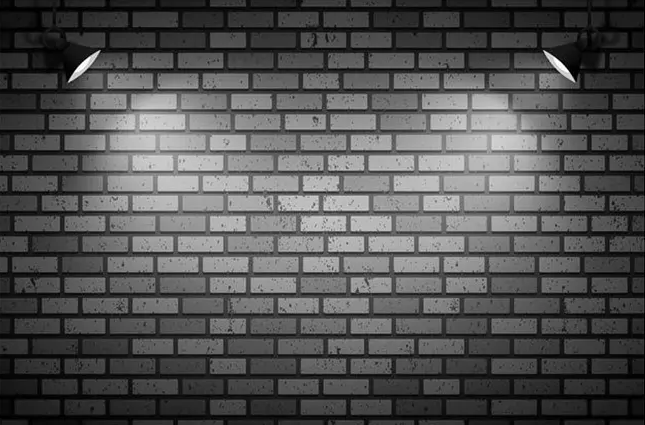
#> input picture Shading Correction (Spatial Domain)/wall_image.png, 645 x 425 px
$ python 'Shading Correction.py'
#> lines starting #> are read from the running program, lines starting #| are printed output that depends on the picture
# -*- coding: utf-8 -*-
"""Untitled1.ipynb

Automatically generated by Colab.

Original file is located at
    https://colab.research.google.com/drive/1D_53Q96toFwWrDPw81SiIYc4HPMErMc6
"""

import cv2
import numpy as np
import matplotlib.pyplot as plt

# Load the image (grayscale for simplicity)
image = cv2.imread('wall_image.png', cv2.IMREAD_GRAYSCALE)
#> image: shape (425, 645); min 0, max 255, mean 81.5

# Step 1: Estimate the shading using a Gaussian blur
kernel_size = (511, 511)  # Must be an odd number
sigma = 128  # Standard deviation of the Gaussian blur
shading_estimate = cv2.GaussianBlur(image, kernel_size, sigma)
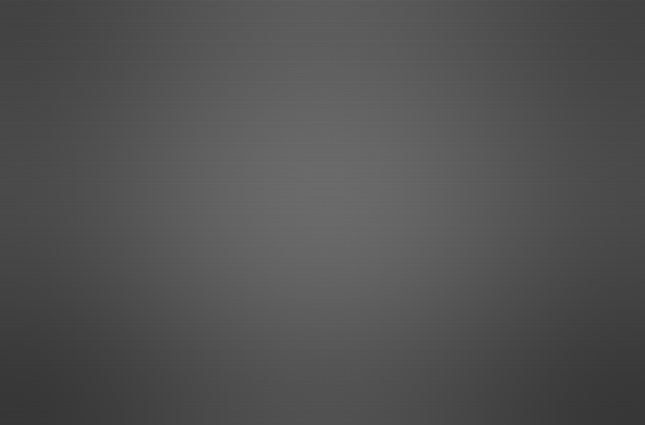
#> shading_estimate: shape (425, 645); min 54, max 107, mean 81.7

# Step 2: Normalize the image by dividing by shading estimate
normalized_image = cv2.divide(image.astype(np.float32), shading_estimate.astype(np.float32))
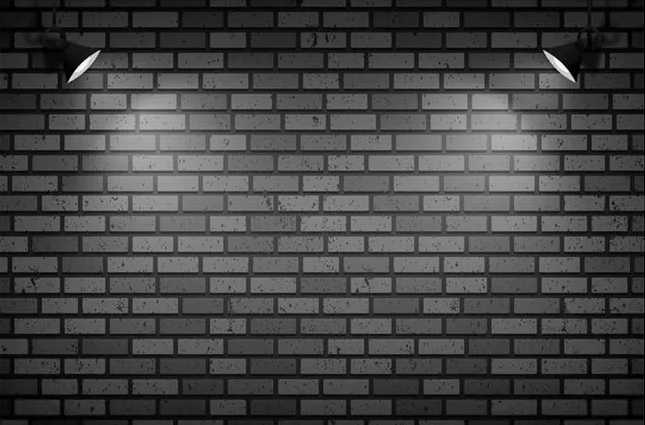
#> normalized_image: shape (425, 645) float32; min 0, max 3.54, mean 0.959; drawn with min black and max white

# Step 3: Rescale intensities to 0-255
normalized_image = cv2.normalize(normalized_image, None, 0, 255, cv2.NORM_MINMAX).astype(np.uint8)

# Display results
plt.figure(figsize=(10,5))
plt.subplot(1,3,1), plt.imshow(image, cmap='gray'), plt.title("Original Image")
plt.subplot(1,3,2), plt.imshow(shading_estimate, cmap='gray'), plt.title("Shading Estimate")
plt.subplot(1,3,3), plt.imshow(normalized_image, cmap='gray'), plt.title("Corrected Image")
plt.show()
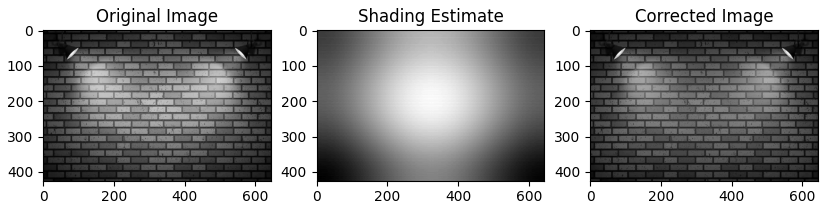
#> figure drawn by matplotlib, 3 panels

# Save the corrected image
cv2.imwrite('wall_corrected.png', normalized_image)
